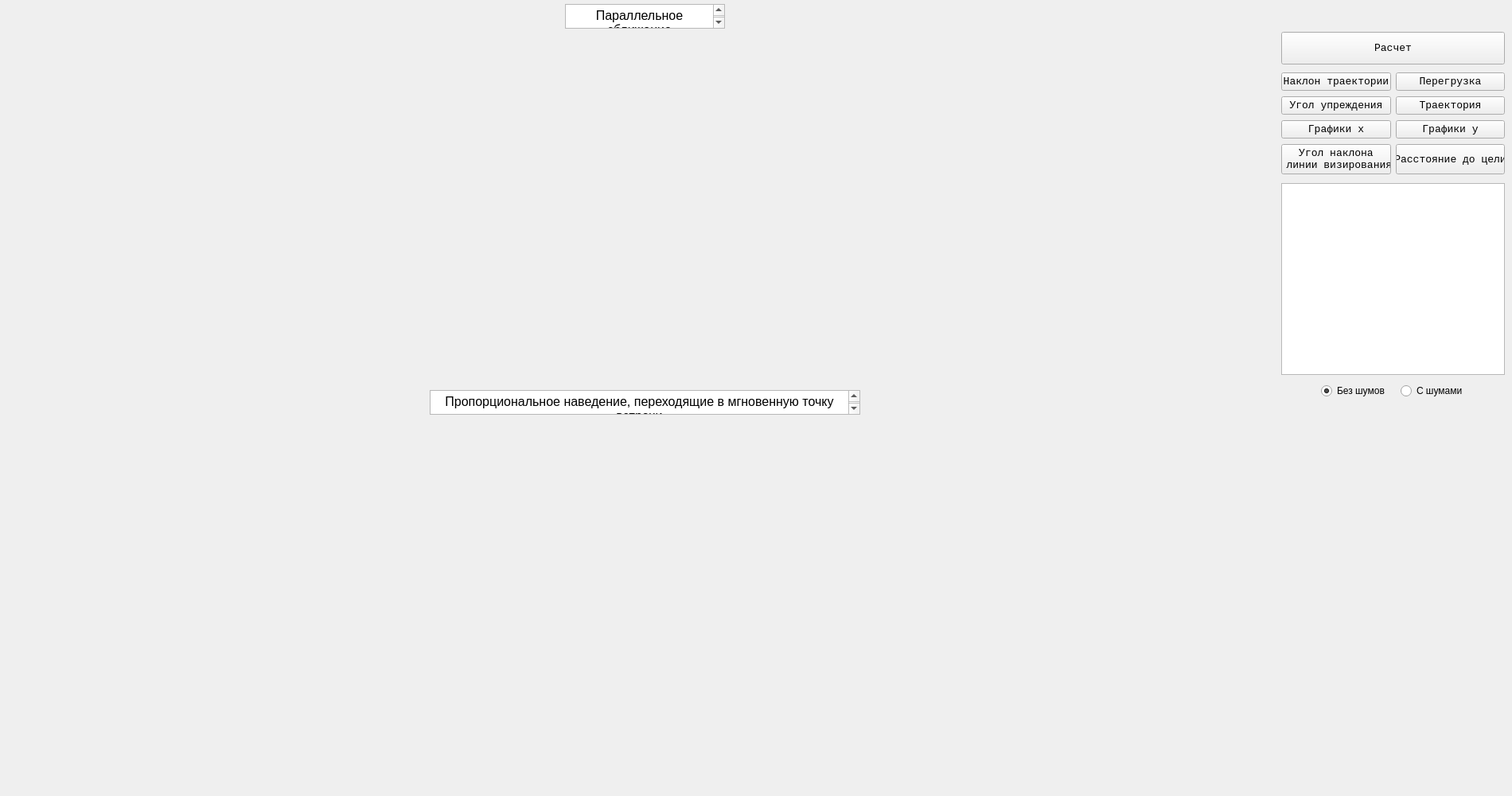
<?xml version="1.0" encoding="UTF-8"?>
<ui version="4.0">
 <class>Lab3</class>
 <widget class="QMainWindow" name="Lab3">
  <property name="geometry">
   <rect>
    <x>0</x>
    <y>0</y>
    <width>1900</width>
    <height>1000</height>
   </rect>
  </property>
  <property name="windowTitle">
   <string>Lab3</string>
  </property>
  <widget class="QWidget" name="centralwidget">
   <widget class="QCustomPlot" name="widget" native="true">
    <property name="geometry">
     <rect>
      <x>20</x>
      <y>40</y>
      <width>1581</width>
      <height>431</height>
     </rect>
    </property>
   </widget>
   <widget class="QWidget" name="gridLayoutWidget">
    <property name="geometry">
     <rect>
      <x>1610</x>
      <y>90</y>
      <width>281</width>
      <height>131</height>
     </rect>
    </property>
    <layout class="QGridLayout" name="gridLayout">
     <item row="0" column="0">
      <widget class="QPushButton" name="pushButton_2">
       <property name="font">
        <font>
         <family>Consolas</family>
         <pointsize>10</pointsize>
        </font>
       </property>
       <property name="text">
        <string>Наклон траектории</string>
       </property>
      </widget>
     </item>
     <item row="1" column="0">
      <widget class="QPushButton" name="pushButton_3">
       <property name="font">
        <font>
         <family>Consolas</family>
         <pointsize>10</pointsize>
        </font>
       </property>
       <property name="text">
        <string>Угол упреждения</string>
       </property>
      </widget>
     </item>
     <item row="2" column="0">
      <widget class="QPushButton" name="pushButton_4">
       <property name="font">
        <font>
         <family>Consolas</family>
         <pointsize>10</pointsize>
        </font>
       </property>
       <property name="text">
        <string>Графики x</string>
       </property>
      </widget>
     </item>
     <item row="3" column="0">
      <widget class="QPushButton" name="pushButton_5">
       <property name="font">
        <font>
         <family>Consolas</family>
         <pointsize>10</pointsize>
        </font>
       </property>
       <property name="text">
        <string>Угол наклона
 линии визирования</string>
       </property>
      </widget>
     </item>
     <item row="0" column="1">
      <widget class="QPushButton" name="pushButton_6">
       <property name="font">
        <font>
         <family>Consolas</family>
         <pointsize>10</pointsize>
        </font>
       </property>
       <property name="text">
        <string>Перегрузка</string>
       </property>
      </widget>
     </item>
     <item row="1" column="1">
      <widget class="QPushButton" name="pushButton_7">
       <property name="font">
        <font>
         <family>Consolas</family>
         <pointsize>10</pointsize>
        </font>
       </property>
       <property name="text">
        <string>Траектория</string>
       </property>
      </widget>
     </item>
     <item row="2" column="1">
      <widget class="QPushButton" name="pushButton_8">
       <property name="font">
        <font>
         <family>Consolas</family>
         <pointsize>10</pointsize>
        </font>
       </property>
       <property name="text">
        <string>Графики y</string>
       </property>
      </widget>
     </item>
     <item row="3" column="1">
      <widget class="QPushButton" name="pushButton_9">
       <property name="maximumSize">
        <size>
         <width>50000</width>
         <height>50000</height>
        </size>
       </property>
       <property name="font">
        <font>
         <family>Consolas</family>
         <pointsize>10</pointsize>
        </font>
       </property>
       <property name="text">
        <string>Расстояние до цели</string>
       </property>
      </widget>
     </item>
    </layout>
   </widget>
   <widget class="QCustomPlot" name="widget_2" native="true">
    <property name="geometry">
     <rect>
      <x>20</x>
      <y>530</y>
      <width>1581</width>
      <height>431</height>
     </rect>
    </property>
   </widget>
   <widget class="QTextEdit" name="textEdit">
    <property name="geometry">
     <rect>
      <x>540</x>
      <y>490</y>
      <width>541</width>
      <height>31</height>
     </rect>
    </property>
    <property name="readOnly">
     <bool>true</bool>
    </property>
    <property name="html">
     <string>&lt;!DOCTYPE HTML PUBLIC &quot;-//W3C//DTD HTML 4.0//EN&quot; &quot;http://www.w3.org/TR/REC-html40/strict.dtd&quot;&gt;
&lt;html&gt;&lt;head&gt;&lt;meta name=&quot;qrichtext&quot; content=&quot;1&quot; /&gt;&lt;meta charset=&quot;utf-8&quot; /&gt;&lt;style type=&quot;text/css&quot;&gt;
p, li { white-space: pre-wrap; }
hr { height: 1px; border-width: 0; }
li.unchecked::marker { content: &quot;\2610&quot;; }
li.checked::marker { content: &quot;\2612&quot;; }
&lt;/style&gt;&lt;/head&gt;&lt;body style=&quot; font-family:'Segoe UI'; font-size:9pt; font-weight:400; font-style:normal;&quot;&gt;
&lt;p align=&quot;center&quot; style=&quot; margin-top:0px; margin-bottom:0px; margin-left:0px; margin-right:0px; -qt-block-indent:0; text-indent:0px;&quot;&gt;&lt;span style=&quot; font-family:'Times New Roman'; font-size:12pt;&quot;&gt;Пропорциональное наведение, переходящие в мгновенную точку встречи&lt;/span&gt;&lt;/p&gt;&lt;/body&gt;&lt;/html&gt;</string>
    </property>
   </widget>
   <widget class="QTextEdit" name="textEdit_2">
    <property name="geometry">
     <rect>
      <x>710</x>
      <y>5</y>
      <width>201</width>
      <height>31</height>
     </rect>
    </property>
    <property name="readOnly">
     <bool>true</bool>
    </property>
    <property name="html">
     <string>&lt;!DOCTYPE HTML PUBLIC &quot;-//W3C//DTD HTML 4.0//EN&quot; &quot;http://www.w3.org/TR/REC-html40/strict.dtd&quot;&gt;
&lt;html&gt;&lt;head&gt;&lt;meta name=&quot;qrichtext&quot; content=&quot;1&quot; /&gt;&lt;meta charset=&quot;utf-8&quot; /&gt;&lt;style type=&quot;text/css&quot;&gt;
p, li { white-space: pre-wrap; }
hr { height: 1px; border-width: 0; }
li.unchecked::marker { content: &quot;\2610&quot;; }
li.checked::marker { content: &quot;\2612&quot;; }
&lt;/style&gt;&lt;/head&gt;&lt;body style=&quot; font-family:'Segoe UI'; font-size:9pt; font-weight:400; font-style:normal;&quot;&gt;
&lt;p align=&quot;center&quot; style=&quot; margin-top:0px; margin-bottom:0px; margin-left:0px; margin-right:0px; -qt-block-indent:0; text-indent:0px;&quot;&gt;&lt;span style=&quot; font-family:'Times New Roman'; font-size:12pt;&quot;&gt;Параллельное сближение&lt;/span&gt;&lt;/p&gt;&lt;/body&gt;&lt;/html&gt;</string>
    </property>
   </widget>
   <widget class="QTextEdit" name="textEdit_3">
    <property name="geometry">
     <rect>
      <x>1610</x>
      <y>230</y>
      <width>281</width>
      <height>241</height>
     </rect>
    </property>
   </widget>
   <widget class="QPushButton" name="pushButton">
    <property name="geometry">
     <rect>
      <x>1610</x>
      <y>40</y>
      <width>281</width>
      <height>41</height>
     </rect>
    </property>
    <property name="maximumSize">
     <size>
      <width>50000</width>
      <height>50000</height>
     </size>
    </property>
    <property name="font">
     <font>
      <family>Consolas</family>
      <pointsize>10</pointsize>
     </font>
    </property>
    <property name="text">
     <string>Расчет</string>
    </property>
   </widget>
   <widget class="QRadioButton" name="radioButton">
    <property name="geometry">
     <rect>
      <x>1660</x>
      <y>480</y>
      <width>91</width>
      <height>22</height>
     </rect>
    </property>
    <property name="text">
     <string>Без шумов</string>
    </property>
    <property name="checked">
     <bool>true</bool>
    </property>
   </widget>
   <widget class="QRadioButton" name="radioButton_2">
    <property name="geometry">
     <rect>
      <x>1760</x>
      <y>480</y>
      <width>91</width>
      <height>22</height>
     </rect>
    </property>
    <property name="text">
     <string>С шумами</string>
    </property>
   </widget>
  </widget>
 </widget>
 <customwidgets>
  <customwidget>
   <class>QCustomPlot</class>
   <extends>QWidget</extends>
   <header>F:\qcustomplot\qcustomplot.h</header>
   <container>1</container>
  </customwidget>
 </customwidgets>
 <resources/>
 <connections/>
</ui>
